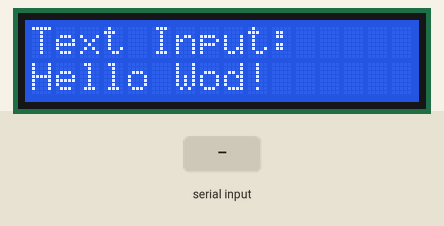
This sketch was run on a simulated ESP32. On the bench: 16×2 character LCD. The test bench sets the inputs (shaded band).

Above: at 1.2 s.
1.3 s: "1" received over Serial
At 2.8 s:
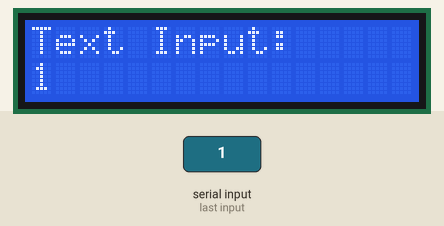
3.8 s: "0" received over Serial
At 5.8 s:
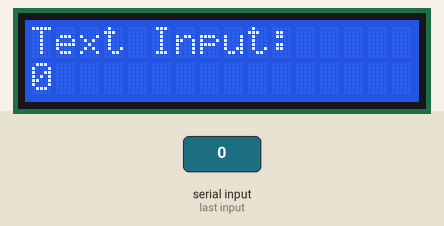
6.3 s: "2" received over Serial
At 7.8 s:
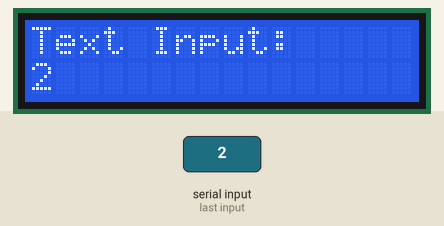
Timing chart, 0 to 9.3 s (numbered marks = the images above; inputs shaded):
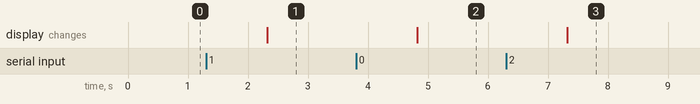

The sketch:

test_lcd.ino
```cpp
// ST - TP DOG - Grupo 8 - Santiago Fernández, Paulina Gonzalez y Avner Yunik
// Código de prueba para LCD i2c con texto cambiante (ingresado por Serial)

#include <Wire.h>
#include <LiquidCrystal_I2C.h>

// Definición pinout
#define SCL_PIN 27
#define SDA_PIN 13

// Configuración del LCD
LiquidCrystal_I2C lcd(0x27, 16, 2);
String texto = "Hello Wod!";

void setup() {
  // Wire.begin
  Wire.begin(SDA_PIN, SCL_PIN);
  Wire.setClock(100000);
  Serial.begin(115200);

  lcd.init();
  lcd.backlight();

  // Primera imrpesión de pantalla
  lcd.clear();
  lcd.setCursor(0, 0);
  lcd.print("Text Input:");
  lcd.setCursor(0, 1);
  lcd.print(texto);
}

void loop() {

  if (Serial.available() > 0) {
    texto = Serial.readString();

    lcd.clear();
    lcd.setCursor(0, 0);
    lcd.print("Text Input:");
    lcd.setCursor(0, 1);
    lcd.print(texto);
  }
}
```

Measured:
- after the input at 1.3 s, the display: changes after 1.0 s (image 1)
- after the input at 3.8 s, the display: changes after 1.0 s (image 2)
- after the input at 6.3 s, the display: changes after 1.0 s (image 3)
